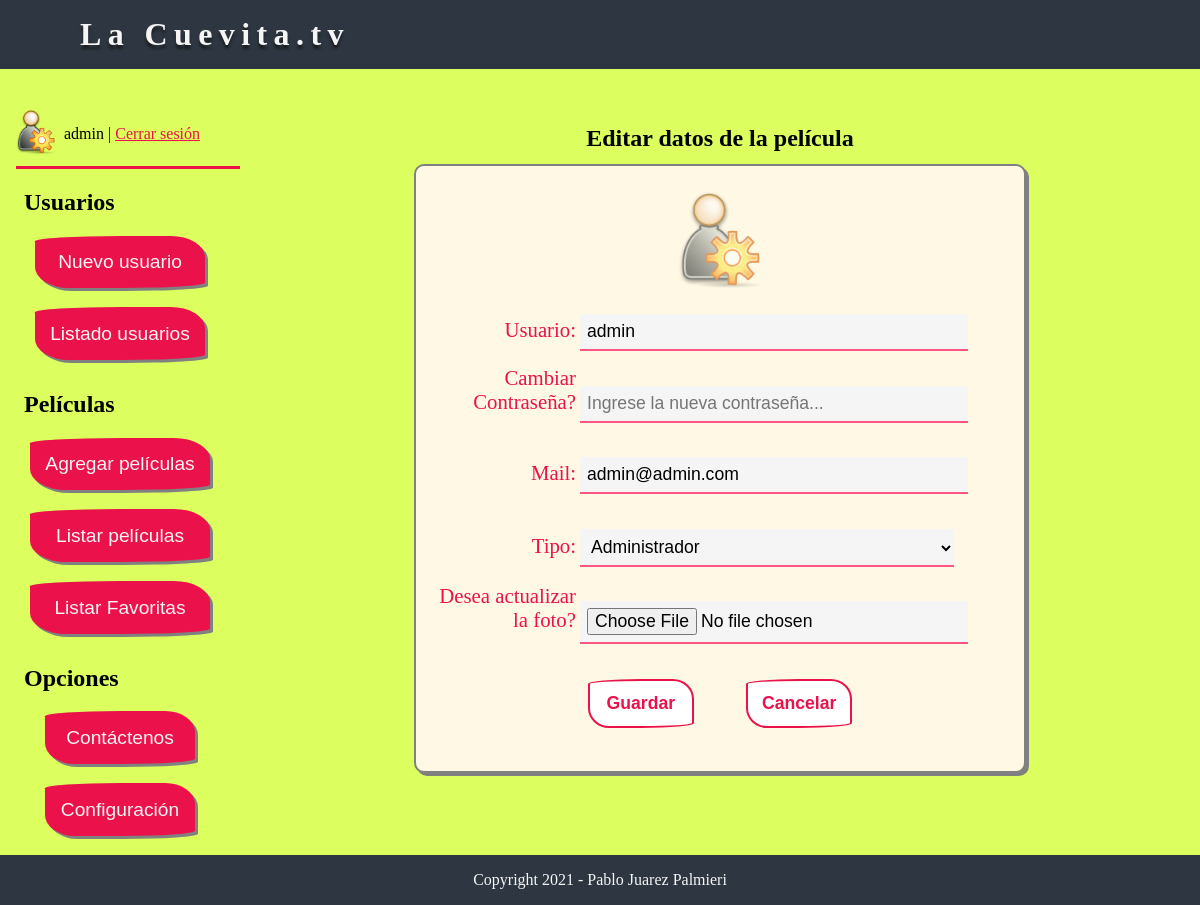
Screenshot of /php/usuario_modificar.php?id=1 (signed in) with the database file from the repository.
### tables this page shows
CREATE TABLE `usuario` (
  `id` int(11) NOT NULL,
  `usuario` varchar(60) NOT NULL,
  `password` varchar(40) NOT NULL,
  `mail` varchar(80) NOT NULL,
  `fecha_alta` date NOT NULL,
  `tipo` varchar(15) NOT NULL,
  `foto` varchar(80) DEFAULT NULL
);

### php/usuario_modificar.php (the view, shortened to what this page needs)
<?php
    if(!empty($_SESSION['usuario']) && ($_SESSION['tipo'] == 'Administrador' || $_SESSION['tipo'] == 'Editor')) {
        require_once("menu.php");
?>
<main>
    <h2>Editar datos de la película</h2>
    <article class="contenedor-form-pelicula">
        <?php
            $conexion = conectar();
            if (!empty($_GET['id'])) {
                $id = $_GET['id'];
                $consulta = 'SELECT * FROM usuario WHERE id =' . $id;
                $resultado_consulta = mysqli_query($conexion, $consulta);
                if(mysqli_num_rows($resultado_consulta) === 1)  {
                    $fila = mysqli_fetch_array($resultado_consulta);
                    $usuario = $fila['usuario'];
                    $mail = $fila['mail'];
                    $tipo = $fila['tipo'];
                    $foto_portada = $fila['foto'];
                    $rutaImg = (!empty($foto_portada) && file_exists('../img/usuarios/' . $foto_portada)) ? '../img/usuarios/' . $foto_portada : '../img/sin_imagen.png';
        ?>
    <figure id="portada"><img src="../img/<?php echo $rutaImg ?>" alt="Foto de perfil"></figure>
    <form action="usuario_modificar_ok.php" method="POST" enctype="multipart/form-data">
        <fieldset>
            <label for="usuario">Usuario: </label>
                <input type="text" name="usuario" id="usuario" maxlength="40" value="<?php echo $usuario; ?>" placeholder="Ingrese el nombre de usuario..." required>
            <label for="pass">Cambiar Contraseña? </label>
                <input type="password" name="password" id="pass" placeholder="Ingrese la nueva contraseña...">
            <label for="mail">Mail: </label>
                <input type="email" name="mail" id="mail" value="<?php echo $mail; ?>" placeholder="Ingrese la casilla de correo..." required>
            <label for="tipo">Tipo: </label>
                <select name="tipo" id="tipo" required>
                    <option value="Administrador"   <?php if($tipo=='Administrador') echo 'selected' ?>>Administrador</option>
                </select>
            <label for="foto">Desea actualizar la foto? </label>
                <input type="file" name="foto" id="foto" accept="image/*">
            <fieldset class="botones">
                <input type="submit" value="Guardar">
                <a href="usuario_listado.php">Cancelar</a>
            </fieldset>
        </fieldset>
    </form>
        <?php
                }
                else {
                    echo '<p>Error al realizar la operación.</p>';
                    header('refresh:3; url=usuario_listado.php');
                }
            }
            else {
                echo '<p>No se seleccionó ninguna película.</p>';
                header('refresh:3; url=usuario_listado.php');
            }
        ?>
    </article>
</main>
</section>
<?php
} else {
    header('refresh:0; url=usuario_listado.php');
}
?>

### css/estilo.css (style rules this page uses)
* { margin: 0; border: 0; padding: 0; }
img { width: 100%; }
header { background-color: rgb(46, 55, 65); color: whitesmoke; padding: 1em; letter-spacing: 0.4em; text-shadow: 0px 4px 3px rgba(0,0,0,0.5); box-sizing: border-box; }
h1 { margin-left: 2em; }
li a, article a, form a, input[type="submit"] { border-radius: 50% 20% / 10% 40%; }
main h2 { margin: 0.5em; text-align: center; }
main { background-color: #dcff5f; width: 100%; padding: 2em 0; display: flex; flex-direction: column; justify-content: flex-start; align-items: center; }
main h2 { margin-top: 1em; }
main article { background-color: #fff8e4; width: 80%; margin-bottom: 1em; padding: 1em; border: 2px solid #808080; border-radius: 10px; box-shadow: 3px 3px #808080; }
main article figure { display: flex; }
input, select { background-color: whitesmoke; width: 90%; display: block; margin: 1.5em auto; padding: 0.4em; border-bottom: 2px solid #FF5583; font-size: 1.1rem; }
.contenedor-form-pelicula { width: 60%; }
.contenedor-form-pelicula input, .contenedor-form-pelicula label, select { width: 65%; display: inline-block; margin-bottom: .5rem; font-size: 1.1rem; }
.contenedor-form-pelicula label { color: #EB114B; width: 25%; font-size: 1.3rem; text-align: right; }
#portada { width: 15%; margin: 0 auto; margin-top: 0.5em; }
#portada img { opacity: 0.6; }
input[type="submit"] { background-color: white; color: #EB114B; margin-top: 2em; border: 2px solid #EB114B; padding: 0.7em; width: unset; cursor: pointer; }
select { cursor: pointer; }
.botones { display: flex; flex-direction: row; justify-content: center; align-items: center; }
.botones a, .botones input { background-color: white; color: #EB114B; border: 0; padding: 0; margin: 0; min-width: 6em; margin: 1.5em 0; margin-inline: 1.5em; border: 2px solid #EB114B; padding: 0.7em; box-sizing: border-box; text-align: center; text-decoration: none; font-family: Arial, Helvetica, sans-serif; font-weight: bold; font-size: 1.1rem; }
footer { background-color: rgb(46, 55, 65); color: whitesmoke; padding: 1em; text-align: center; box-sizing: border-box; }

### rows the page displays
usuario: foto (picture), usuario "admin", mail "admin@admin.com", tipo "Administrador"

### other values shown
$_SESSION['usuario'] "admin"
